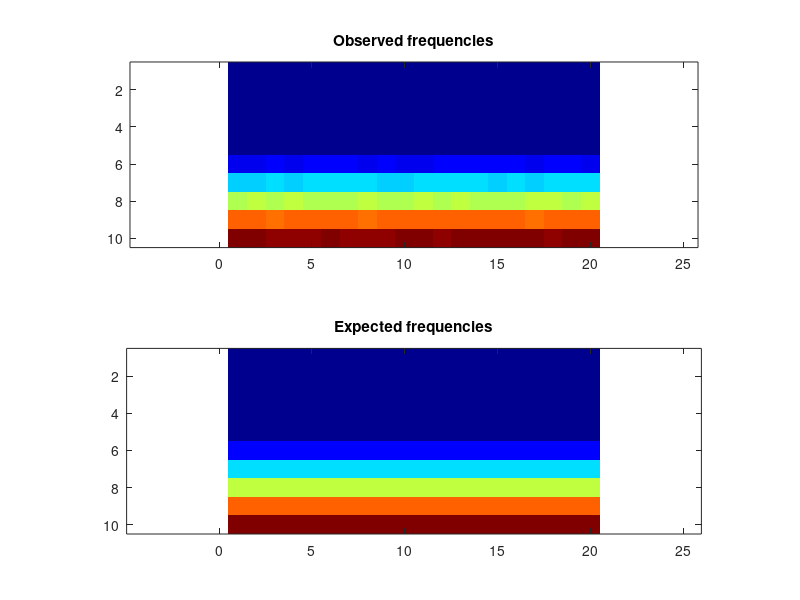

Reproduce this figure in MATLAB.
obsFrequencies = [ 0, 0, 0, 0, 0, 0, 0, 0, 0, 0, 0, 0, 0, 0, 0, 0, 0, 0, 0, 0; 0, 0, 0, 0, 0, 0, 0, 0, 0, 0, 0, 0, 0, 0, 0, 0, 0, 0, 0, 0; 0, 0, 0, 0, 0, 0, 0, 0, 0, 0, 0, 0, 0, 0, 0, 0, 0, 0, 0, 0; 0, 0, 0, 0, 0, 0, 0, 0, 0, 0, 0, 0, 0, 0, 0, 0, 0, 0, 0, 0; 0, 0, 0, 0, 0, 0, 0, 0, 0, 0, 0, 0, 0, 0, 0, 0, 0, 0, 0, 0; 1992, 1975, 2020, 1965, 2034, 2031, 2003, 1986, 2005, 1944, 1953, 2029, 1997, 2029, 2025, 2039, 1954, 2045, 2048, 1904; 5865, 5945, 6155, 5900, 5997, 5991, 6101, 6021, 5988, 5962, 6126, 6008, 6035, 6121, 5892, 5996, 5971, 6058, 6028, 6153; 9932, 10045, 9958, 9991, 9957, 9913, 9961, 10140, 9929, 9832, 10016, 9965, 10033, 9827, 9967, 9881, 9998, 10142, 9835, 10078; 14047, 14031, 13885, 13999, 13981, 14030, 13991, 13839, 14085, 13997, 14248, 14053, 14078, 13988, 14238, 14020, 13849, 14122, 13990, 14083; 18186, 17979, 17791, 17947, 17763, 17990, 17936, 17741, 17863, 18026, 18017, 17938, 18100, 18258, 18085, 18006, 18087, 17939, 18045, 18058 ];
expFrequencies = [ 0, 0, 0, 0, 0, 0, 0, 0, 0, 0, 0, 0, 0, 0, 0, 0, 0, 0, 0, 0; 0, 0, 0, 0, 0, 0, 0, 0, 0, 0, 0, 0, 0, 0, 0, 0, 0, 0, 0, 0; 0, 0, 0, 0, 0, 0, 0, 0, 0, 0, 0, 0, 0, 0, 0, 0, 0, 0, 0, 0; 0, 0, 0, 0, 0, 0, 0, 0, 0, 0, 0, 0, 0, 0, 0, 0, 0, 0, 0, 0; 0, 0, 0, 0, 0, 0, 0, 0, 0, 0, 0, 0, 0, 0, 0, 0, 0, 0, 0, 0; 2000, 2000, 2000, 2000, 2000, 2000, 2000, 2000, 2000, 2000, 2000, 2000, 2000, 2000, 2000, 2000, 2000, 2000, 2000, 2000; 6000, 6000, 6000, 6000, 6000, 6000, 6000, 6000, 6000, 6000, 6000, 6000, 6000, 6000, 5999.99, 6000, 6000, 5999.99, 6000, 6000; 10000, 10000, 10000, 10000, 10000, 10000, 10000, 10000, 10000, 10000, 10000, 10000, 10000, 10000, 9999.99, 10000, 10000, 9999.99, 10000, 10000; 14000, 14000, 14000, 14000, 14000, 14000, 14000, 14000, 14000, 14000, 14000, 14000, 14000, 14000, 14000, 14000, 14000, 14000, 14000, 14000; 18000, 18000, 18000, 18000, 18000, 18000, 18000, 18000, 18000, 18000, 18000, 18000, 18000, 18000, 18000, 18000, 18000, 18000, 18000, 18000 ];
colormap(jet);
clf; subplot(2,1,1);
imagesc(obsFrequencies);
title('Observed frequencies');
axis equal;
subplot(2,1,2);
imagesc(expFrequencies);
axis equal;
title('Expected frequencies');
